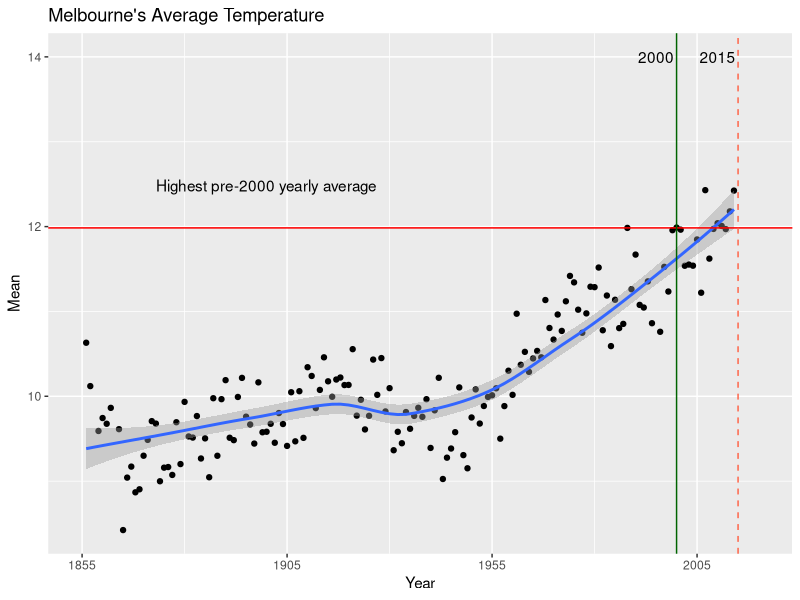

Write the R code that produced this figure.
library(ggplot2)
library(dplyr)

data1<-read.csv("data/melbourne.csv", header = TRUE)

input <- select(data1, c(4:6,8)) %>%
        #filter(Month == 5) %>%
        filter(Year >= 1855 & Year <= 2014) %>%
        group_by(Year) %>%
        summarise(Mean = mean(Min))

mt <- as.numeric(
        input %>%
                filter (Year <2000) %>%
                summarise(max(Mean, na.rm=TRUE))
)


ggplot(input, aes(Year,Mean)) + 
        geom_point() + 
        geom_smooth(method=loess) + 
        geom_hline(yintercept = mt, color="red") +
        geom_vline(xintercept = 2015, color="tomato1", linetype = "dashed") +
        geom_vline(xintercept = 2000, color="darkgreen", linetype = "solid") +
        ggtitle("Melbourne's Average Temperature") + 
        annotate("text", label = "Highest pre-2000 yearly average", x = 1900, y = mt+0.5) + 
        annotate("text", label = "2015", x = 2010, y = 14) + 
        annotate("text", label = "2000", x = 1995, y = 14) + 
        scale_x_continuous("Year",limits=c(1855,2020), breaks=seq(1855,2020, 50))
